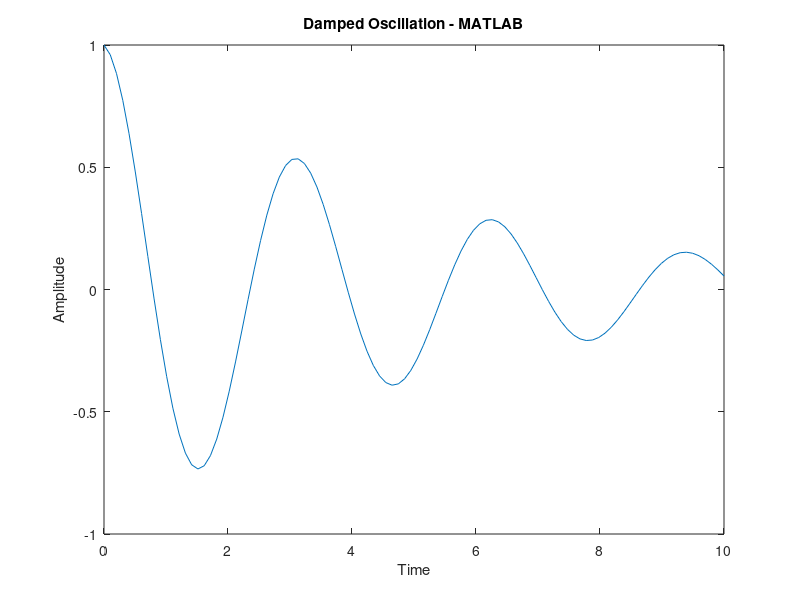

This chart was generated by the following MATLAB code:
% Time vector
t = linspace(0, 10, 100);

% Parameters
A = 1;
gamma = 0.2;
omega = 2;

% Model
y = A * exp(-gamma * t) .* cos(omega * t);

% Plot
plot(t, y);
title('Damped Oscillation - MATLAB');
xlabel('Time');
ylabel('Amplitude');
